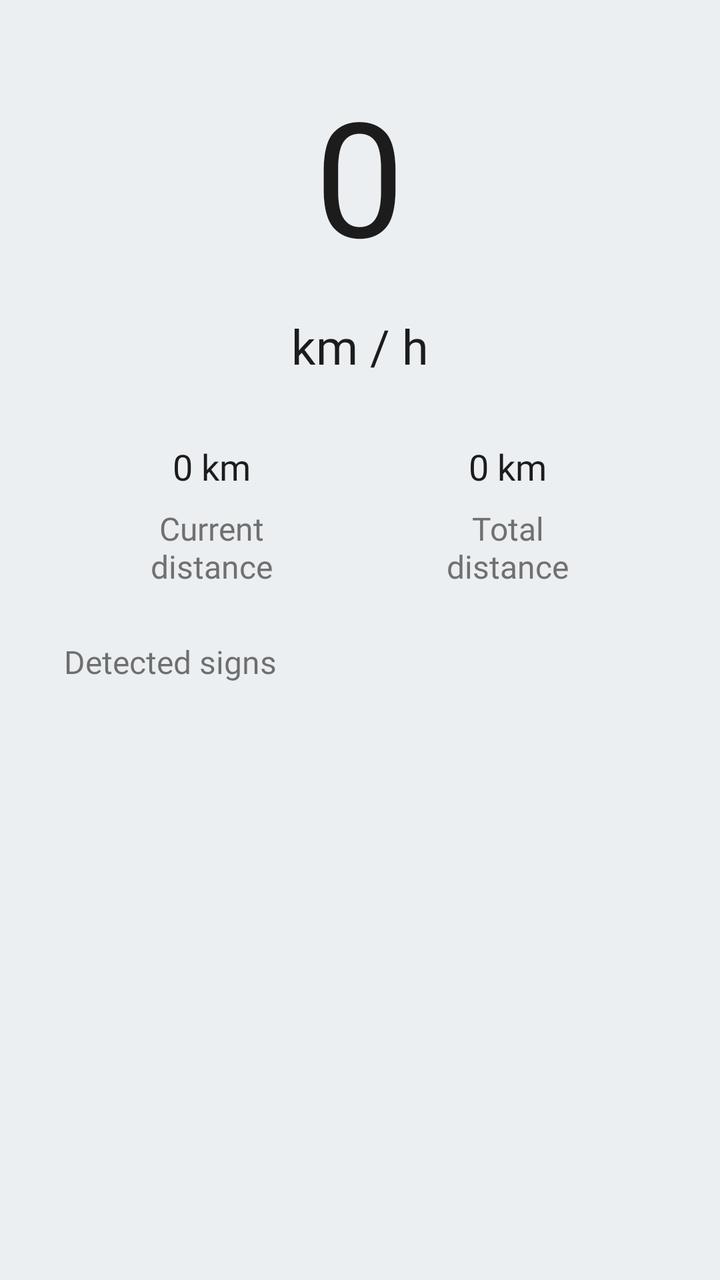
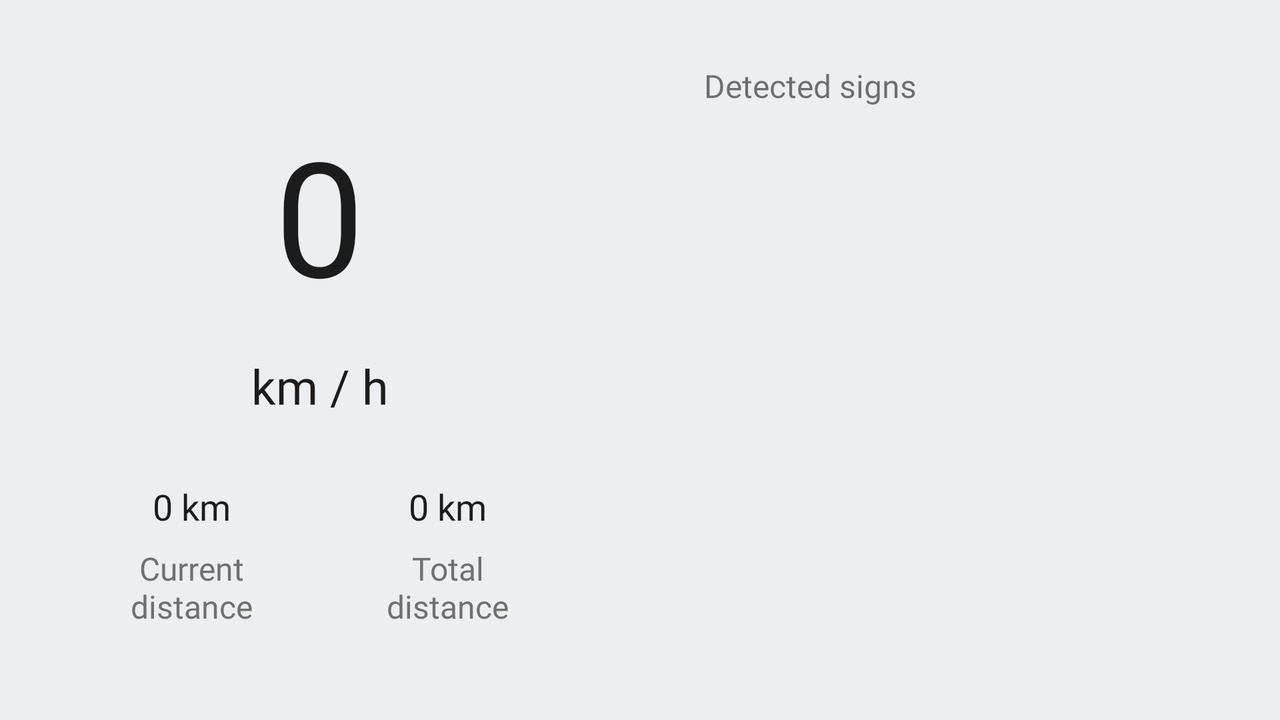

Two renders of one Android screen. The first uses the default layout on a phone; the second uses the alternative layout the repository ships for a different screen configuration, on a matching device. The two XML files are below.
<!-- AndroidManifest.xml: application theme AppTheme -->
<!-- res/layout/main_layout.xml -->
<?xml version="1.0" encoding="utf-8"?>
<LinearLayout xmlns:android="http://schemas.android.com/apk/res/android"
    xmlns:app="http://schemas.android.com/apk/res-auto"
    android:layout_width="match_parent"
    android:layout_height="match_parent"
    xmlns:tools="http://schemas.android.com/tools"
    android:orientation="vertical"
    android:background="@color/porcelain">

    <LinearLayout
        android:layout_width="match_parent"
        android:layout_height="0dp"
        android:layout_weight="1"
        android:gravity="center"
        android:orientation="vertical">

        <TextView
            android:id="@+id/currentSpeedTxt"
            android:layout_width="wrap_content"
            android:layout_height="wrap_content"
            android:layout_marginStart="8dp"
            android:layout_marginTop="8dp"
            android:layout_marginEnd="8dp"
            android:layout_marginBottom="8dp"
            android:fontFamily="@font/gotham_rounded_medium"
            android:text="0"
            android:textColor="@color/cod_gray"
            android:textSize="80sp"
            app:layout_constraintBottom_toBottomOf="parent"
            app:layout_constraintEnd_toEndOf="parent"
            app:layout_constraintStart_toStartOf="parent"
            app:layout_constraintTop_toTopOf="parent" />

        <TextView
            android:id="@+id/textView2"
            android:layout_width="wrap_content"
            android:layout_height="wrap_content"
            android:layout_marginStart="8dp"
            android:layout_marginTop="8dp"
            android:layout_marginEnd="8dp"
            android:fontFamily="@font/gotham_rounded_medium"
            android:text="km / h"
            android:textColor="@color/cod_gray"
            android:textSize="24sp"
            app:layout_constraintEnd_toEndOf="parent"
            app:layout_constraintStart_toStartOf="parent"
            app:layout_constraintTop_toBottomOf="@+id/currentSpeedTxt" />

        <LinearLayout
            android:layout_width="match_parent"
            android:layout_height="wrap_content"
            android:layout_marginTop="32dp"
            android:orientation="horizontal"
            app:layout_constraintEnd_toEndOf="parent"
            app:layout_constraintStart_toStartOf="parent"
            app:layout_constraintTop_toBottomOf="@+id/textView2">

            <LinearLayout
                android:layout_width="0dp"
                android:layout_height="wrap_content"
                android:layout_marginStart="32dp"
                android:layout_weight="1"
                android:gravity="center"
                android:orientation="vertical">

                <TextView
                    android:id="@+id/distanceValueTxt"
                    android:layout_width="wrap_content"
                    android:layout_height="wrap_content"
                    android:layout_marginStart="8dp"
                    android:layout_marginEnd="8dp"
                    android:fontFamily="@font/gotham_rounded_medium"
                    android:text="0 km"
                    android:textColor="@color/cod_gray"
                    android:textSize="18sp"
                    app:layout_constraintEnd_toEndOf="parent"
                    app:layout_constraintStart_toStartOf="parent"
                    app:layout_constraintTop_toBottomOf="@+id/currentSpeedTxt" />

                <TextView
                    android:layout_width="wrap_content"
                    android:layout_height="wrap_content"
                    android:layout_marginStart="8dp"
                    android:layout_marginTop="8dp"
                    android:layout_marginEnd="8dp"
                    android:fontFamily="@font/gotham_rounded_medium"
                    android:gravity="center"
                    android:text="Current\ndistance"
                    android:textColor="@color/dove_gray"
                    android:textSize="16sp"
                    app:layout_constraintEnd_toEndOf="parent"
                    app:layout_constraintStart_toStartOf="parent"
                    app:layout_constraintTop_toBottomOf="@+id/currentSpeedTxt" />

            </LinearLayout>

            <LinearLayout
                android:id="@+id/distanceTotalValueTxt"
                android:layout_width="0dp"
                android:layout_height="wrap_content"
                android:layout_marginEnd="32dp"
                android:layout_weight="1"
                android:gravity="center"
                android:orientation="vertical">

                <TextView
                    android:id="@+id/totalDistanceValueTxt"
                    android:layout_width="wrap_content"
                    android:layout_height="wrap_content"
                    android:layout_marginStart="8dp"
                    android:layout_marginEnd="8dp"
                    android:fontFamily="@font/gotham_rounded_medium"
                    android:text="0 km"
                    android:textColor="@color/cod_gray"
                    android:textSize="18sp"
                    app:layout_constraintEnd_toEndOf="parent"
                    app:layout_constraintStart_toStartOf="parent"
                    app:layout_constraintTop_toBottomOf="@+id/currentSpeedTxt" />

                <TextView
                    android:layout_width="wrap_content"
                    android:layout_height="wrap_content"
                    android:layout_marginStart="8dp"
                    android:layout_marginTop="8dp"
                    android:layout_marginEnd="8dp"
                    android:fontFamily="@font/gotham_rounded_medium"
                    android:gravity="center"
                    android:text="Total\ndistance"
                    android:textColor="@color/dove_gray"
                    android:textSize="16sp"
                    app:layout_constraintEnd_toEndOf="parent"
                    app:layout_constraintStart_toStartOf="parent"
                    app:layout_constraintTop_toBottomOf="@+id/currentSpeedTxt" />

            </LinearLayout>


        </LinearLayout>

    </LinearLayout>

    <LinearLayout
        android:layout_width="match_parent"
        android:layout_height="0dp"
        android:layout_weight="1"
        android:orientation="vertical">

        <TextView
            android:layout_width="wrap_content"
            android:layout_height="wrap_content"
            android:text="Detected signs"
            android:fontFamily="@font/gotham_rounded_medium"
            android:textSize="16sp"
            android:layout_marginStart="32dp"
            android:layout_marginEnd="32dp"/>

        <androidx.recyclerview.widget.RecyclerView
            android:id="@+id/signRecycler"
            android:layout_width="match_parent"
            android:layout_height="0dp"
            android:layout_weight="1"
            android:clipToPadding="false"
            android:paddingTop="8dp"
            android:layout_marginBottom="20dp"
            android:paddingBottom="38dp"/>

        <LinearLayout
            android:layout_width="match_parent"
            android:layout_height="wrap_content"
            android:orientation="horizontal"
            android:layout_margin="32dp"
            android:visibility="gone"
            android:gravity="center">

            <androidx.appcompat.widget.AppCompatImageView
                android:layout_width="46dp"
                android:layout_height="46dp"
                android:layout_marginEnd="32dp"
                android:src="@color/colorPrimary"
                android:layout_weight="1"/>

            <androidx.appcompat.widget.AppCompatImageView
                android:layout_width="46dp"
                android:layout_height="46dp"
                android:layout_weight="1"/>

        </LinearLayout>


    </LinearLayout>

</LinearLayout>
<!-- resources referenced by this layout -->
<resources>
  <color name="cod_gray">#1C1C1C</color>
  <color name="colorPrimary">#98999b</color>
  <color name="dove_gray">#707070</color>
  <color name="porcelain">#ECEFF1</color>
  <style name="AppTheme" parent="Theme.AppCompat.Light.NoActionBar">
          
          <item name="colorPrimary">@color/colorPrimary</item>
          <item name="colorPrimaryDark">@color/porcelain</item>
          <item name="colorAccent">@color/colorAccent</item>
          <item name="android:windowLightStatusBar" tools:ignore="NewApi">true</item>
      </style>
  <color name="colorAccent">#d2d0d1</color>
</resources>
<!-- res/layout-land/main_layout.xml (the repository's variant of the layout above) -->
<!-- drawn on the phone turned sideways -->
<?xml version="1.0" encoding="utf-8"?>
<LinearLayout xmlns:android="http://schemas.android.com/apk/res/android"
    xmlns:app="http://schemas.android.com/apk/res-auto"
    android:layout_width="match_parent"
    android:layout_height="match_parent"
    xmlns:tools="http://schemas.android.com/tools"
    android:orientation="horizontal"
    android:background="@color/porcelain">

    <LinearLayout
        android:layout_width="0dp"
        android:layout_height="match_parent"
        android:layout_weight="1"
        android:gravity="center"
        android:orientation="vertical">

        <TextView
            android:id="@+id/currentSpeedTxt"
            android:layout_width="wrap_content"
            android:layout_height="wrap_content"
            android:layout_marginStart="8dp"
            android:layout_marginTop="8dp"
            android:layout_marginEnd="8dp"
            android:layout_marginBottom="8dp"
            android:fontFamily="@font/gotham_rounded_medium"
            android:text="0"
            android:textColor="@color/cod_gray"
            android:textSize="80sp"
            app:layout_constraintBottom_toBottomOf="parent"
            app:layout_constraintEnd_toEndOf="parent"
            app:layout_constraintStart_toStartOf="parent"
            app:layout_constraintTop_toTopOf="parent" />

        <TextView
            android:id="@+id/textView2"
            android:layout_width="wrap_content"
            android:layout_height="wrap_content"
            android:layout_marginStart="8dp"
            android:layout_marginTop="8dp"
            android:layout_marginEnd="8dp"
            android:fontFamily="@font/gotham_rounded_medium"
            android:text="km / h"
            android:textColor="@color/cod_gray"
            android:textSize="24sp"
            app:layout_constraintEnd_toEndOf="parent"
            app:layout_constraintStart_toStartOf="parent"
            app:layout_constraintTop_toBottomOf="@+id/currentSpeedTxt" />

        <LinearLayout
            android:layout_width="match_parent"
            android:layout_height="wrap_content"
            android:layout_marginTop="32dp"
            android:orientation="horizontal"
            app:layout_constraintEnd_toEndOf="parent"
            app:layout_constraintStart_toStartOf="parent"
            app:layout_constraintTop_toBottomOf="@+id/textView2">

            <LinearLayout
                android:layout_width="0dp"
                android:layout_height="wrap_content"
                android:layout_weight="1"
                android:layout_marginStart="32dp"
                android:gravity="center"
                android:orientation="vertical">

                <TextView
                    android:id="@+id/distanceValueTxt"
                    android:layout_width="wrap_content"
                    android:layout_height="wrap_content"
                    android:layout_marginStart="8dp"
                    android:layout_marginEnd="8dp"
                    android:fontFamily="@font/gotham_rounded_medium"
                    android:text="0 km"
                    android:textColor="@color/cod_gray"
                    android:textSize="18sp"
                    app:layout_constraintEnd_toEndOf="parent"
                    app:layout_constraintStart_toStartOf="parent"
                    app:layout_constraintTop_toBottomOf="@+id/currentSpeedTxt" />

                <TextView
                    android:layout_width="wrap_content"
                    android:layout_height="wrap_content"
                    android:layout_marginStart="8dp"
                    android:layout_marginTop="8dp"
                    android:layout_marginEnd="8dp"
                    android:fontFamily="@font/gotham_rounded_medium"
                    android:gravity="center"
                    android:text="Current\ndistance"
                    android:textColor="@color/dove_gray"
                    android:textSize="16sp"
                    app:layout_constraintEnd_toEndOf="parent"
                    app:layout_constraintStart_toStartOf="parent"
                    app:layout_constraintTop_toBottomOf="@+id/currentSpeedTxt" />

            </LinearLayout>

            <LinearLayout
                android:id="@+id/distanceTotalValueTxt"
                android:layout_width="0dp"
                android:layout_height="wrap_content"
                android:layout_weight="1"
                android:layout_marginEnd="32dp"
                android:gravity="center"
                android:orientation="vertical">

                <TextView
                    android:id="@+id/totalDistanceValueTxt"
                    android:layout_width="wrap_content"
                    android:layout_height="wrap_content"
                    android:layout_marginStart="8dp"
                    android:layout_marginEnd="8dp"
                    android:fontFamily="@font/gotham_rounded_medium"
                    android:text="0 km"
                    android:textColor="@color/cod_gray"
                    android:textSize="18sp"
                    app:layout_constraintEnd_toEndOf="parent"
                    app:layout_constraintStart_toStartOf="parent"
                    app:layout_constraintTop_toBottomOf="@+id/currentSpeedTxt" />

                <TextView
                    android:layout_width="wrap_content"
                    android:layout_height="wrap_content"
                    android:layout_marginStart="8dp"
                    android:layout_marginTop="8dp"
                    android:layout_marginEnd="8dp"
                    android:fontFamily="@font/gotham_rounded_medium"
                    android:gravity="center"
                    android:text="Total\ndistance"
                    android:textColor="@color/dove_gray"
                    android:textSize="16sp"
                    app:layout_constraintEnd_toEndOf="parent"
                    app:layout_constraintStart_toStartOf="parent"
                    app:layout_constraintTop_toBottomOf="@+id/currentSpeedTxt" />

            </LinearLayout>


        </LinearLayout>

    </LinearLayout>

    <LinearLayout
        android:layout_width="0dp"
        android:layout_height="match_parent"
        android:layout_weight="1"
        android:orientation="vertical">

        <TextView
            android:layout_width="wrap_content"
            android:layout_height="wrap_content"
            android:text="Detected signs"
            android:layout_marginTop="32dp"
            android:fontFamily="@font/gotham_rounded_medium"
            android:textSize="16sp"
            android:layout_marginStart="32dp"
            android:layout_marginEnd="32dp"/>
        
        <androidx.recyclerview.widget.RecyclerView
            android:id="@+id/signRecycler"
            android:layout_width="match_parent"
            android:layout_height="0dp"
            android:layout_weight="1"
            android:clipToPadding="false"
            tools:listitem="@layout/item_sign"
            android:paddingTop="8dp"
            android:paddingBottom="8dp"/>
        
        <LinearLayout
            android:layout_width="match_parent"
            android:layout_height="wrap_content"
            android:orientation="horizontal"
            android:layout_margin="32dp"
            android:visibility="gone"
            android:gravity="center">

            <androidx.appcompat.widget.AppCompatImageView
                android:layout_width="46dp"
                android:layout_height="46dp"
                android:layout_marginEnd="32dp"
                android:src="@color/colorPrimary"
                android:layout_weight="1"/>

            <androidx.appcompat.widget.AppCompatImageView
                android:layout_width="46dp"
                android:layout_height="46dp"
                android:layout_weight="1"/>

        </LinearLayout>
        

    </LinearLayout>

</LinearLayout>
<!-- res/layout/item_sign.xml (included above) -->
<?xml version="1.0" encoding="utf-8"?>
<LinearLayout xmlns:android="http://schemas.android.com/apk/res/android"
    xmlns:tools="http://schemas.android.com/tools"
    android:layout_width="match_parent"
    android:layout_height="wrap_content"
    android:gravity="center"
    android:orientation="horizontal"
    android:paddingStart="32dp"
    android:paddingTop="4dp"
    android:paddingEnd="32dp"
    android:paddingBottom="4dp">

    <androidx.appcompat.widget.AppCompatImageView
        android:id="@+id/signImg"
        android:layout_width="64dp"
        android:layout_height="64dp" />

    <LinearLayout
        android:layout_width="match_parent"
        android:layout_height="wrap_content"
        android:orientation="vertical">

        <TextView
            android:id="@+id/signName"
            android:layout_width="match_parent"
            android:layout_height="wrap_content"
            android:layout_marginStart="16dp"
            android:fontFamily="@font/gotham_rounded_medium"
            android:textColor="@color/cod_gray"
            android:textSize="24sp"
            tools:text="Speed limit 80 km/h" />

        <TextView
            android:id="@+id/signConfidence"
            android:layout_width="match_parent"
            android:layout_height="wrap_content"
            android:layout_marginStart="16dp"
            android:layout_marginTop="4dp"
            android:fontFamily="@font/gotham_rounded_medium"
            android:textColor="@color/dove_gray"
            android:textSize="12sp"
            tools:text="Confidence: 80%" />

    </LinearLayout>


</LinearLayout>
